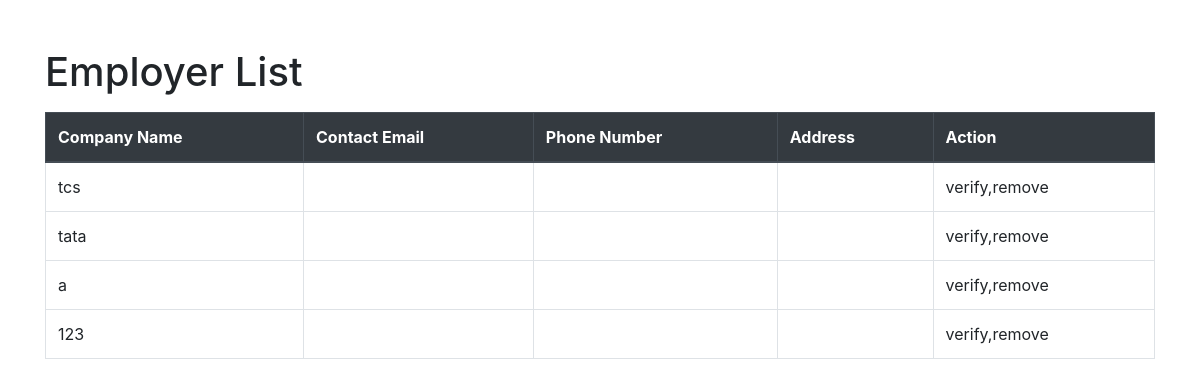
Page /head/employers/ (signed in) on the committed database.
### user_management/models.py (models this page shows, shortened)
class EmployerProfile(models.Model):
    user = models.OneToOneField(CustomUser, on_delete=models.CASCADE)
    company_name = models.CharField(max_length=100)
    industry = models.CharField(max_length=50)
    location = models.CharField(max_length=100)
    description = models.TextField()

### job_management/views.py (the view)
# urls.py: path('head/employers/', views.head_employer_list, name='head_employer_list'),
@login_required(login_url='head_login')
def head_employer_list(request):
    employers = EmployerProfile.objects.all()
    return render(request, 'head_employer_list.html', {'employers': employers})

### user_management/custom_auth.py (called while the page is built)
    def get_user(self, user_id):
        User = get_user_model()
        try:
            return User.objects.get(pk=user_id)
        except User.DoesNotExist:
            return None

### job_management/templates/head_employer_list.html (shortened to what this page needs)
<!DOCTYPE html>
<html>
<head>
    <link rel="stylesheet" href="https://maxcdn.bootstrapcdn.com/bootstrap/4.5.2/css/bootstrap.min.css">
</head>
<body>
    <div class="container">
        <h1 class="mt-5">Employer List</h1>
        <table class="table table-bordered table-hover mt-3">
            <thead class="thead-dark">
                <tr>
                    <th>Company Name</th>
                    <th>Contact Email</th>
                    <th>Phone Number</th>
                    <th>Address</th>
                    <th>Action</th>
                </tr>
            </thead>
            <tbody>
                {% for employer in employers %}
                    <tr>
                        <td>{{ employer.company_name }}</td>
                        <td>{{ employer.contact_email }}</td>
                        <td>{{ employer.phone_number }}</td>
                        <td>{{ employer.address }}</td>
                        <td>verify,remove</td>
                    </tr>
                {% endfor %}
            </tbody>
        </table>
    </div>
</body>
</html>

### rows in the picture
EmployerProfile: company_name "tcs"
EmployerProfile: company_name "tata"
EmployerProfile: company_name "a"
EmployerProfile: company_name "123"
